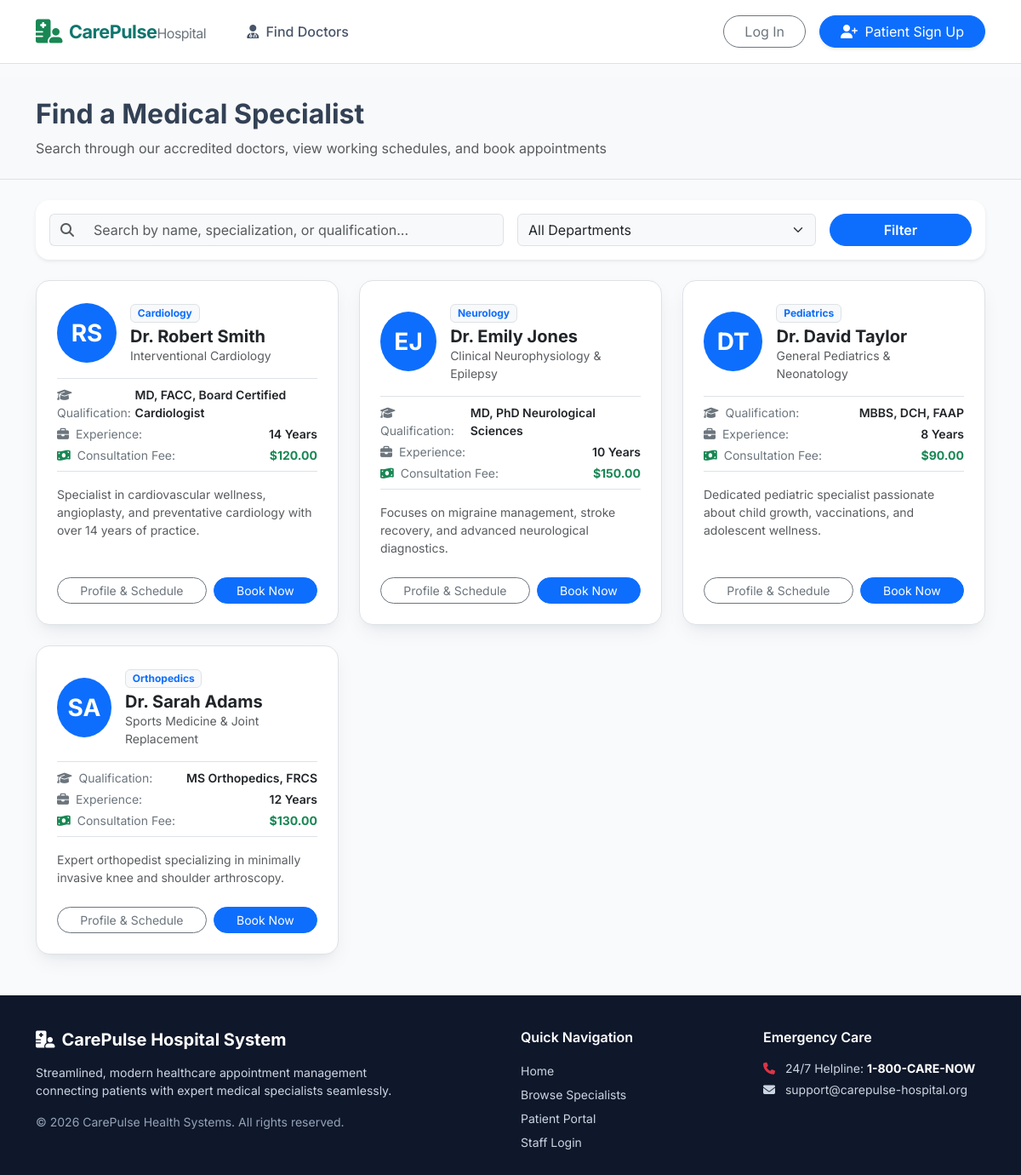
The app's page /doctors/ with its own data.
### apps/doctors/models.py (models this page shows, shortened)
class DoctorProfile(models.Model):
    user = models.OneToOneField(CustomUser, on_delete=models.CASCADE, related_name='doctor_profile')
    department = models.ForeignKey(Department, on_delete=models.SET_NULL, null=True, related_name='doctors')
    specialization = models.CharField(max_length=150)
    qualification = models.CharField(max_length=150)
    experience_years = models.PositiveIntegerField(default=1)
    consultation_fee = models.DecimalField(max_digits=10, decimal_places=2, default=50.00)
    bio = models.TextField(blank=True, null=True)
    profile_picture = models.ImageField(upload_to='doctors/', blank=True, null=True)
    is_active = models.BooleanField(default=True)
    def get_full_title(self):
        full_name = self.user.get_full_name()
        return f"Dr. {full_name}" if full_name else f"Dr. {self.user.username}"

class Department(models.Model):
    name = models.CharField(max_length=100, unique=True)
    description = models.TextField(blank=True, null=True)
    icon_class = models.CharField(max_length=50, default='fa-stethoscope', help_text="FontAwesome icon CSS class")

### apps/accounts/models.py (models this page shows, shortened)
class CustomUser(AbstractUser):
    ROLE_ADMIN = 'admin'
    ROLE_DOCTOR = 'doctor'
    ROLE_PATIENT = 'patient'
    ROLE_CHOICES = (
        (ROLE_ADMIN, 'Admin'),
        (ROLE_DOCTOR, 'Doctor'),
        (ROLE_PATIENT, 'Patient'),
    )
    GENDER_CHOICES = (
        ('male', 'Male'),
        ('female', 'Female'),
        ('other', 'Other'),
    )
    role = models.CharField(max_length=20, choices=ROLE_CHOICES, default=ROLE_PATIENT)
    phone = models.CharField(max_length=20, blank=True, null=True)
    gender = models.CharField(max_length=10, choices=GENDER_CHOICES, blank=True, null=True)
    date_of_birth = models.DateField(blank=True, null=True)

### apps/doctors/views.py (the view, shortened to what this page needs)
# urls.py: path('', views.doctor_list, name='doctor_list'),
def doctor_list(request):
    query = request.GET.get('q', '')
    department_id = request.GET.get('department', '')
    doctors = DoctorProfile.objects.filter(is_active=True).select_related('user', 'department')
    if department_id:
        doctors = doctors.filter(department_id=department_id)
    departments = Department.objects.all()
    return render(request, 'doctors/doctor_list.html', {
        'doctors': doctors,
        'departments': departments,
        'selected_department': department_id,
        'query': query
    })

### templates/doctors/doctor_list.html (shortened to what this page needs)
{% extends 'base.html' %}
{% block content %}
<div class="bg-light py-4 border-bottom mb-4">
    <div class="container">
        <h2 class="fw-bold mb-2">Find a Medical Specialist</h2>
        <p class="text-muted mb-0">Search through our accredited doctors, view working schedules, and book appointments</p>
    </div>
</div>
<div class="container pb-5">
    <div class="card border-0 shadow-sm p-3 rounded-4 mb-4 bg-white">
        <form method="GET" class="row g-3 align-items-center">
            <div class="col-md-6">
                <div class="input-group">
                    <span class="input-group-text bg-light border-end-0"><i class="fa-solid fa-magnifying-glass text-muted"></i></span>
                    <input type="text" name="q" value="{{ query }}" class="form-control border-start-0 bg-light" placeholder="Search by name, specialization, or qualification...">
                </div>
            </div>
            <div class="col-md-4">
                <select name="department" class="form-select bg-light">
                    <option value="">All Departments</option>
                </select>
            </div>
            <div class="col-md-2 d-grid">
                <button type="submit" class="btn btn-primary rounded-pill fw-semibold">Filter</button>
            </div>
        </form>
    </div>
    <div class="row gy-4">
        {% for doc in doctors %}
            <div class="col-md-6 col-lg-4">
                <div class="card doctor-card h-100 p-4 bg-white border">
                    <div class="d-flex align-items-center gap-3 mb-3">
                        {% if doc.profile_picture %}
                            <img src="{{ doc.profile_picture.url }}" alt="{{ doc.get_full_title }}" class="doctor-avatar">
                        {% else %}
                            <div class="bg-primary text-white rounded-circle d-flex align-items-center justify-content-center fw-bold fs-3" style="width: 70px; height: 70px;">
                                {{ doc.user.first_name|slice:":1" }}{{ doc.user.last_name|slice:":1" }}
                            </div>
                        {% endif %}
                        <div>
                            <span class="badge bg-light text-primary border mb-1">{{ doc.department.name }}</span>
                            <h5 class="fw-bold mb-0 text-dark">{{ doc.get_full_title }}</h5>
                            <small class="text-muted d-block">{{ doc.specialization }}</small>
                        </div>
                    </div>
                    <div class="mb-3 border-top border-bottom py-2 small text-secondary">
                        <div class="d-flex justify-content-between mb-1">
                            <span><i class="fa-solid fa-graduation-cap me-1"></i> Qualification:</span>
                            <span class="fw-semibold text-dark">{{ doc.qualification }}</span>
                        </div>
                        <div class="d-flex justify-content-between mb-1">
                            <span><i class="fa-solid fa-briefcase me-1"></i> Experience:</span>
                            <span class="fw-semibold text-dark">{{ doc.experience_years }} Years</span>
                        </div>
                        <div class="d-flex justify-content-between">
                            <span><i class="fa-solid fa-money-bill-wave me-1 text-success"></i> Consultation Fee:</span>
                            <span class="fw-bold text-success">${{ doc.consultation_fee }}</span>
                        </div>
                    </div>
                    <p class="text-muted small mb-4 flex-grow-1">{{ doc.bio|truncatewords:14|default:"Dedicated specialist offering comprehensive healthcare services." }}</p>
                    <div class="d-flex gap-2 mt-auto">
                        <a href="{% url 'doctors:doctor_detail' doc.id %}" class="btn btn-outline-secondary btn-sm rounded-pill flex-fill">Profile & Schedule</a>
                        {% if user.is_authenticated and user.is_patient %}
                            <a href="{% url 'appointments:book' %}?doctor={{ doc.id }}" class="btn btn-primary btn-sm rounded-pill flex-fill">Book Consultation</a>
                        {% else %}
                            <a href="{% url 'accounts:login' %}" class="btn btn-primary btn-sm rounded-pill flex-fill">Book Now</a>
                        {% endif %}
                    </div>
                </div>
            </div>
        {% endfor %}
    </div>
</div>
{% endblock %}

### static/css/style.css (style rules this page uses)
:root { --primary-color: #0d6efd; --teal-primary: #0f766e; --teal-accent: #14b8a6; --dark-slate: #0f172a; --light-bg: #f8fafc; --card-shadow: 0 10px 25px -5px rgba(15, 23, 42, 0.08), 0 8px 10px -6px rgba(15, 23, 42, 0.04); }
body { font-family: 'Inter', system-ui, -apple-system, BlinkMacSystemFont, 'Segoe UI', Roboto, sans-serif; background-color: var(--light-bg); color: #334155; min-height: 100vh; display: flex; flex-direction: column; }
.doctor-card { border: none; border-radius: 1rem; box-shadow: var(--card-shadow); transition: all 0.25s ease; }

### records on screen
DoctorProfile: user.first_name "R", user.last_name "S", department.name "Cardiology", get_full_title "Dr. Robert Smith", specialization "Interventional Cardiology", qualification "MD, FACC, Board Certified Cardiologist", experience_years "14", consultation_fee "120.00", bio "Specialist in cardiovascular wellness, angioplasty, and preventative cardiology with over 14 years of practice."
DoctorProfile: user.first_name "E", user.last_name "J", department.name "Neurology", get_full_title "Dr. Emily Jones", specialization "Clinical Neurophysiology & Epilepsy", qualification "MD, PhD Neurological Sciences", experience_years "10", consultation_fee "150.00", bio "Focuses on migraine management, stroke recovery, and advanced neurological diagnostics."
DoctorProfile: user.first_name "D", user.last_name "T", department.name "Pediatrics", get_full_title "Dr. David Taylor", specialization "General Pediatrics & Neonatology", qualification "MBBS, DCH, FAAP", experience_years "8", consultation_fee "90.00", bio "Dedicated pediatric specialist passionate about child growth, vaccinations, and adolescent wellness."
DoctorProfile: user.first_name "S", user.last_name "A", department.name "Orthopedics", get_full_title "Dr. Sarah Adams", specialization "Sports Medicine & Joint Replacement", qualification "MS Orthopedics, FRCS", experience_years "12", consultation_fee "130.00", bio "Expert orthopedist specializing in minimally invasive knee and shoulder arthroscopy."
